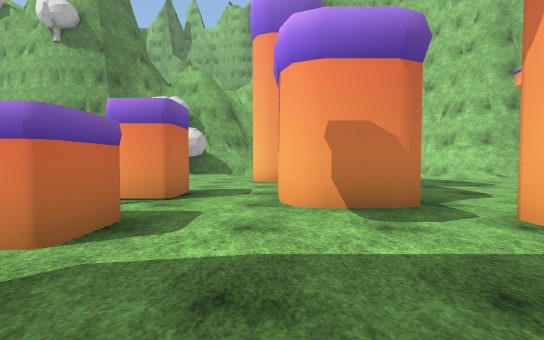
[1] (above)

17 first-person views from a walk through a Unity game level. The camera is 1.2 m above the floor, tilts 2° down and sees 90° across. The floor is counted in squares, 2 m on a side. Each view is taken from the middle of a square. On the plan, view 1 faces up. The plan holds only what a view shows up to about 9 squares ahead; the rest is blank. The place goes on beyond the plan. The player character is not drawn. Some surface patterns are stand-ins.

[2]
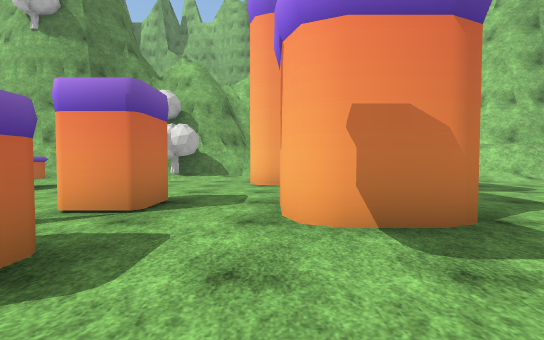

[3]
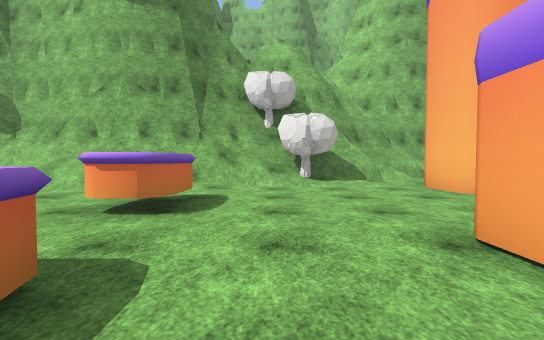

[4]
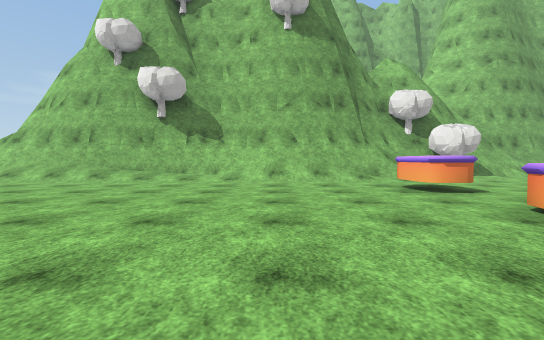

[5]
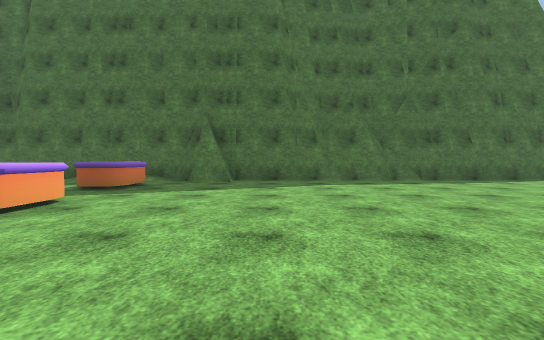

[6]
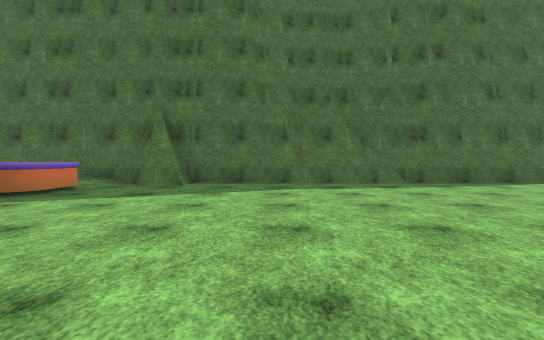

[7]
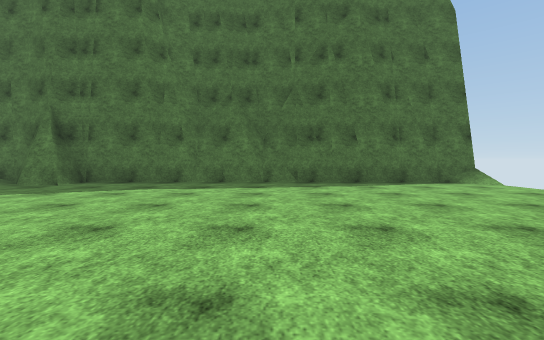

[8]
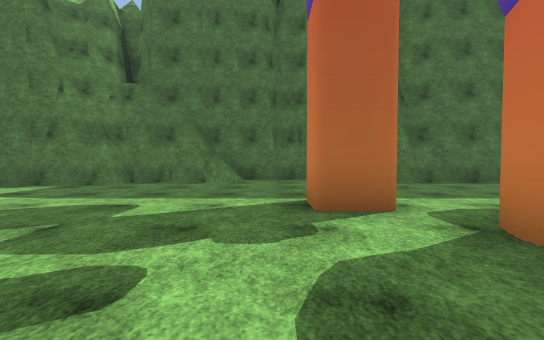

[9]
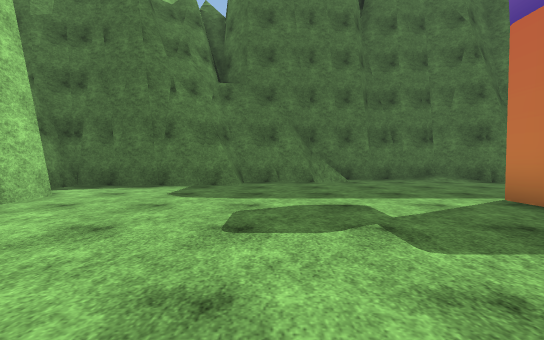

[10]
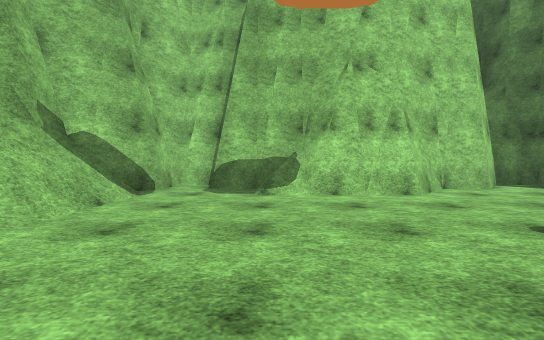

[11]
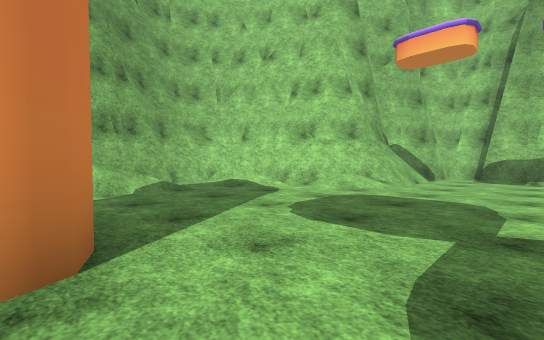

[12]
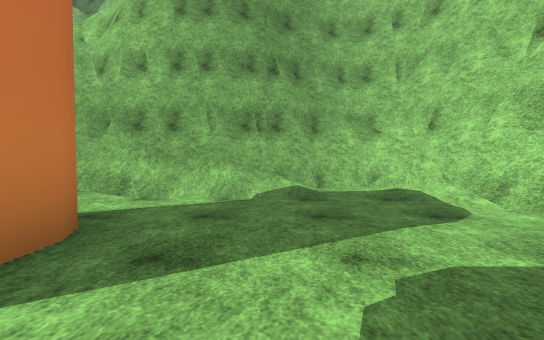

[13]
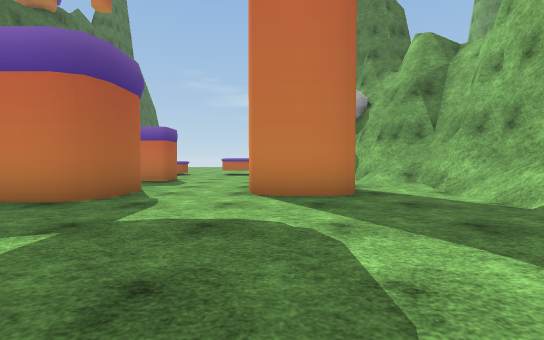

[14]
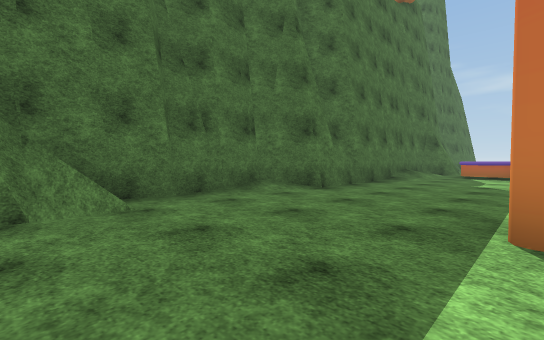

[15]
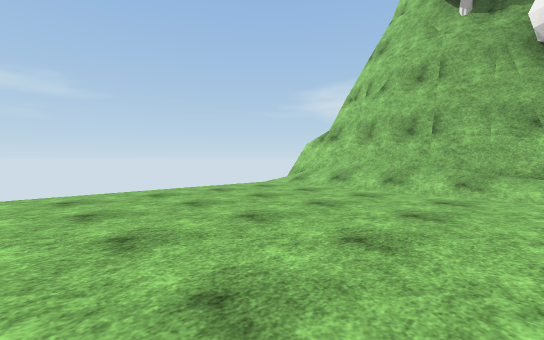

[16]
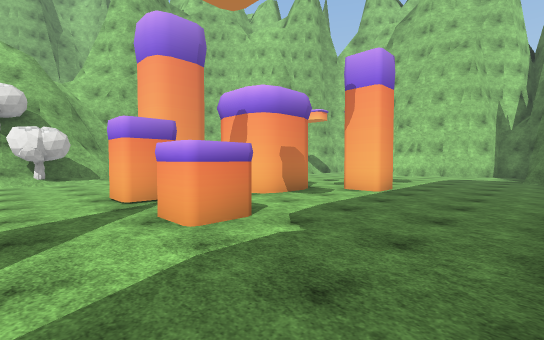

[17]
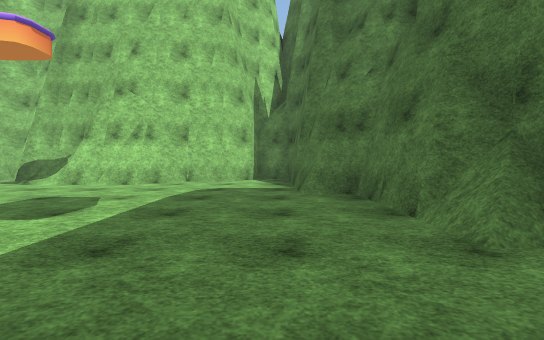

### Floor plan
Key: @ floor where view 1 was taken; # wall or solid block; . floor; / step, stairs or slope; O other object.
Columns run from 19 left of view 1 to 12 right of it. Each row starts with its distance up from view 1.
 13                   ##   ###
 12                  ###/////#
 11              ######/..../##
 10 ##############//O/.......###
  9  /////////////.....##.....######
  8  ..................##..........#
  7  .............O...............##
  6  ............................/#
  5  ................O.OOO.......##
  4  .............O..O.OOO.......##
  3  ................O....O......##
  2   ...............O....O.......#
  1  .............O...............##
  0  ..................@...........#
 -1  ...........#////..........#####
 -2 #####################/../###
 -3                     ######

Positions as (right, up) in squares from view 1, and headings:
1: (0, 0), facing up
2: (0, 1), facing up
3: (-4, 3), facing up
4: (-9, 1), facing up
5: (-9, 7), facing down
6: (-10, 6), facing down
7: (-13, 6), facing down
8: (4, 6), facing down
9: (7, 6), facing down
10: (5, 6), facing right
11: (1, 6), facing up-right
12: (3, 7), facing up
13: (6, 8), facing left
14: (6, 2), facing down-left
15: (-13, 3), facing up-left
16: (-4, -1), facing up-right
17: (3, 0), facing right
